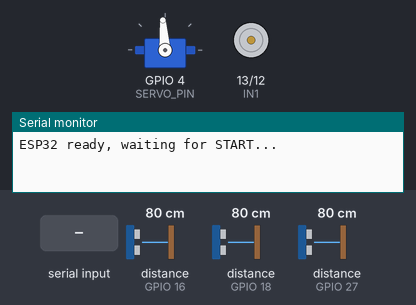
A program run on a simulated ESP32. Shown: servo, motor-driver pin pairs drawn as motors (green arrow = first pin HIGH = forward, orange = second pin HIGH = backward, longer = more drive, scaled by the enable pin), the last lines printed to the serial monitor. Inputs (shaded band) come from the test bench; at power-on: distance to the obstacle (sensors on GPIO 16, GPIO 18, GPIO 27) 80 cm. The echo pulse lasts 58.3 µs per cm.

Above: at 1.2 s.
1.3 s: "START\n" received over Serial
2.8 s: "START,1\n" received over Serial
At 4.0 s:
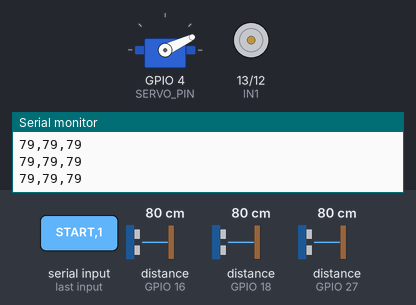
4.3 s: "START,150\n" received over Serial
At 4.7 s:
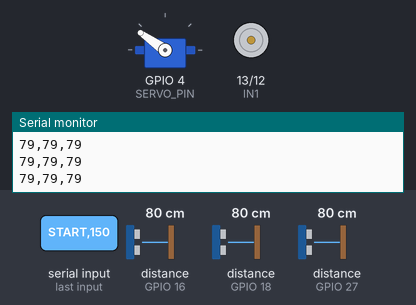
5.8 s: "90,45\n" received over Serial
At 6.5 s:
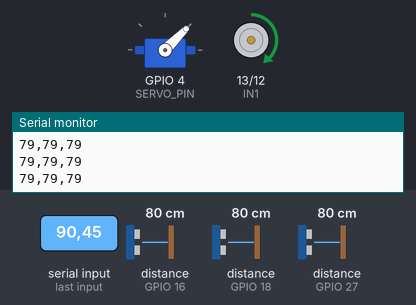
7.3 s: "30,150\n" received over Serial
At 8.1 s:
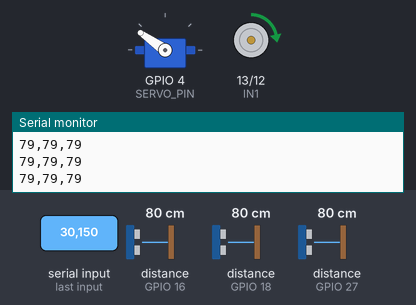
8.8 s: "1,90\n" received over Serial
At 9.9 s:
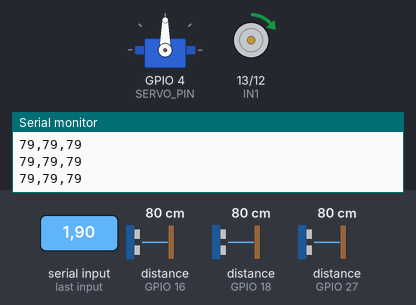
Timing chart, 0 to 11.3 s (numbered marks = the images above; inputs shaded):
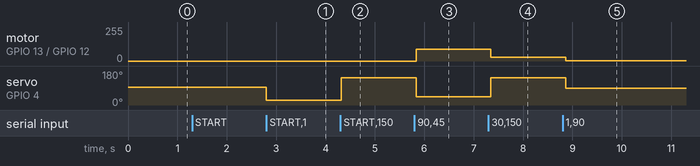

Measured:
- after the input at 2.8 s, servo on GPIO 4 (SERVO_PIN): 94° → 25° at once
- after the input at 4.3 s, servo on GPIO 4 (SERVO_PIN): 25° → 145° at once
- after the input at 5.8 s, motor on GPIO 13 (IN1) / GPIO 12 (IN2): stopped → forward 90/255 at once; servo on GPIO 4 (SERVO_PIN): 145° → 45° at once
- after the input at 7.3 s, motor on GPIO 13 (IN1) / GPIO 12 (IN2): forward 90/255 → forward 30/255 after 0.05 s; servo on GPIO 4 (SERVO_PIN): 45° → 145° after 0.05 s
- after the input at 8.8 s, motor on GPIO 13 (IN1) / GPIO 12 (IN2): forward 30/255 → forward 1/255 after 0.07 s; servo on GPIO 4 (SERVO_PIN): 145° → 90° after 0.07 s

The program:

main.cpp
```cpp
#include <Arduino.h>
#include <ESP32Servo.h>

// ==============================
// Pin definitions
// ==============================
#define IN1 13
#define IN2 12
#define ENA 25

#define SERVO_PIN 4
#define SERVO_LEFT 25
#define SERVO_RIGHT 145
#define SERVO_STRAIGHT 94

// Ultrasonic sensors
#define TRIG_FRONT 5
#define ECHO_FRONT 18

#define TRIG_RIGHT 17
#define ECHO_RIGHT 16

#define TRIG_LEFT 26
#define ECHO_LEFT 27

// ==============================
// Globals
// ==============================
Servo steeringServo;
bool systemStarted = false;   // Only runs after START received

// ==============================
// Helper Functions
// ==============================
long readUltrasonic(int trig, int echo) {
  digitalWrite(trig, LOW);
  delayMicroseconds(2);
  digitalWrite(trig, HIGH);
  delayMicroseconds(10);
  digitalWrite(trig, LOW);

  long duration = pulseIn(echo, HIGH, 25000); // 25ms timeout
  if (duration == 0) return 999;              // no echo
  return duration * 0.034 / 2;                // distance in cm
}

void setMotor(int speed) {
  if (speed > 0) {
    digitalWrite(IN1, HIGH);
    digitalWrite(IN2, LOW);
    analogWrite(ENA, speed);   // 0–255
  } else if (speed < 0) {
    digitalWrite(IN1, LOW);
    digitalWrite(IN2, HIGH);
    analogWrite(ENA, -speed);  // reverse
  } else {
    digitalWrite(IN1, LOW);
    digitalWrite(IN2, LOW);
    analogWrite(ENA, 0);       // stop
  }
}

void setSteering(int angle) {
  angle = constrain(angle, SERVO_LEFT, SERVO_RIGHT);
  steeringServo.write(angle);
}

// ==============================
// Setup
// ==============================
void setup() {
  Serial.begin(115200);

  pinMode(IN1, OUTPUT);
  pinMode(IN2, OUTPUT);
  pinMode(ENA, OUTPUT);

  pinMode(TRIG_FRONT, OUTPUT);
  pinMode(ECHO_FRONT, INPUT);
  pinMode(TRIG_RIGHT, OUTPUT);
  pinMode(ECHO_RIGHT, INPUT);
  pinMode(TRIG_LEFT, OUTPUT);
  pinMode(ECHO_LEFT, INPUT);

  steeringServo.attach(SERVO_PIN);
  setSteering(SERVO_STRAIGHT);
  setMotor(0);

  Serial.println("ESP32 ready, waiting for START...");
}

// ==============================
// Main Loop
// ==============================
void loop() {
  if (!systemStarted) {
    if (Serial.available()) {
      String msg = Serial.readStringUntil('\n');
      msg.trim();
      if (msg == "START") {
        systemStarted = true;
        Serial.println("ACK_START");
      }
    }
    delay(50);
    return;
  }

  // Handle motor + steering commands
  if (Serial.available()) {
    String cmd = Serial.readStringUntil('\n');
    cmd.trim();

    if (cmd.length() > 0) {
      int commaIndex = cmd.indexOf(',');
      if (commaIndex > 0) {
        int speed = cmd.substring(0, commaIndex).toInt();
        int steering = cmd.substring(commaIndex + 1).toInt();

        setMotor(speed);
        setSteering(steering);
      }
    }
  }

  // Read ultrasonic sensors
  long front = readUltrasonic(TRIG_FRONT, ECHO_FRONT);
  long left  = readUltrasonic(TRIG_LEFT, ECHO_LEFT);
  long right = readUltrasonic(TRIG_RIGHT, ECHO_RIGHT);

  // Send data back to RPi
  Serial.print(front); Serial.print(",");
  Serial.print(left);  Serial.print(",");
  Serial.print(right); Serial.println();

  delay(50);  // ~20Hz update rate
}
```
